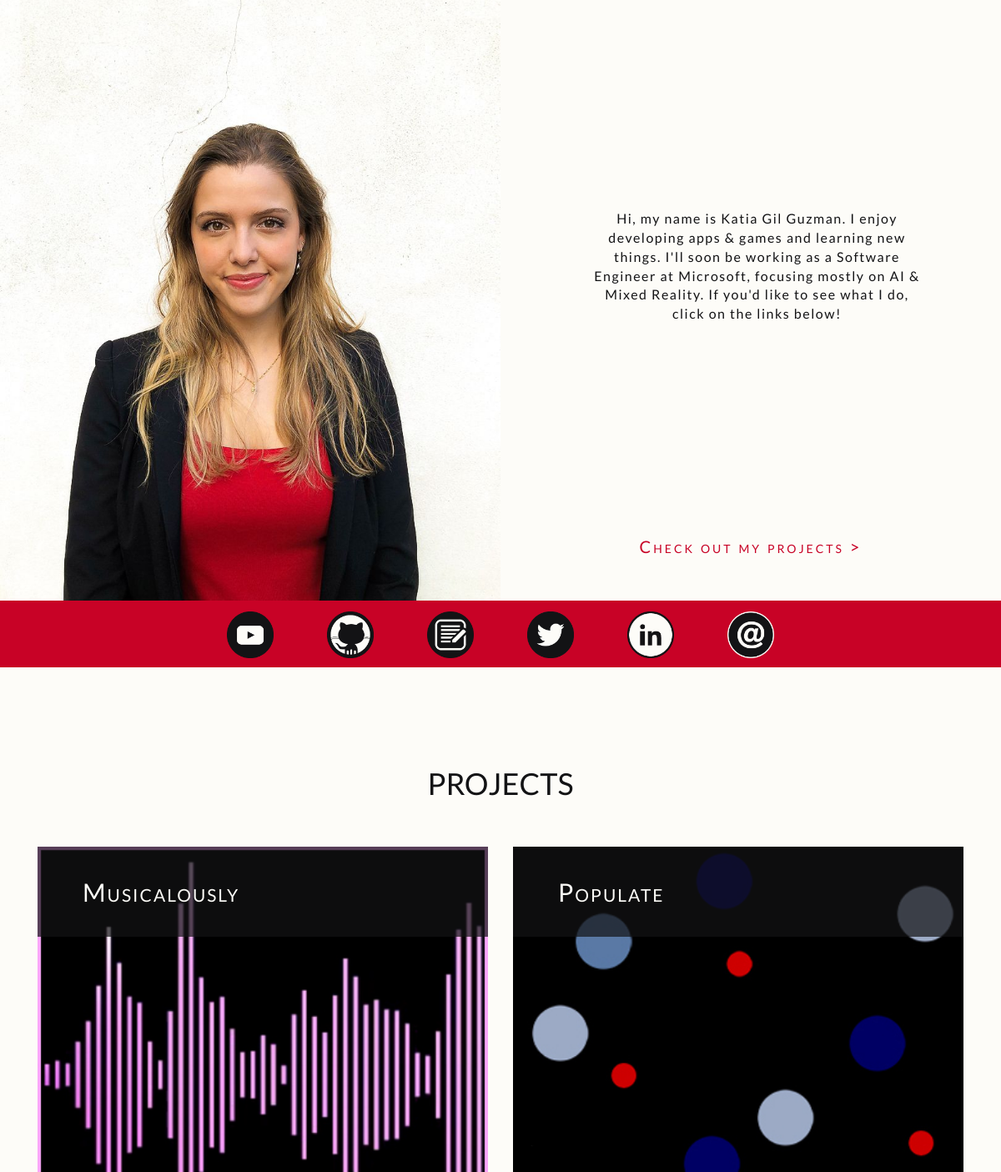
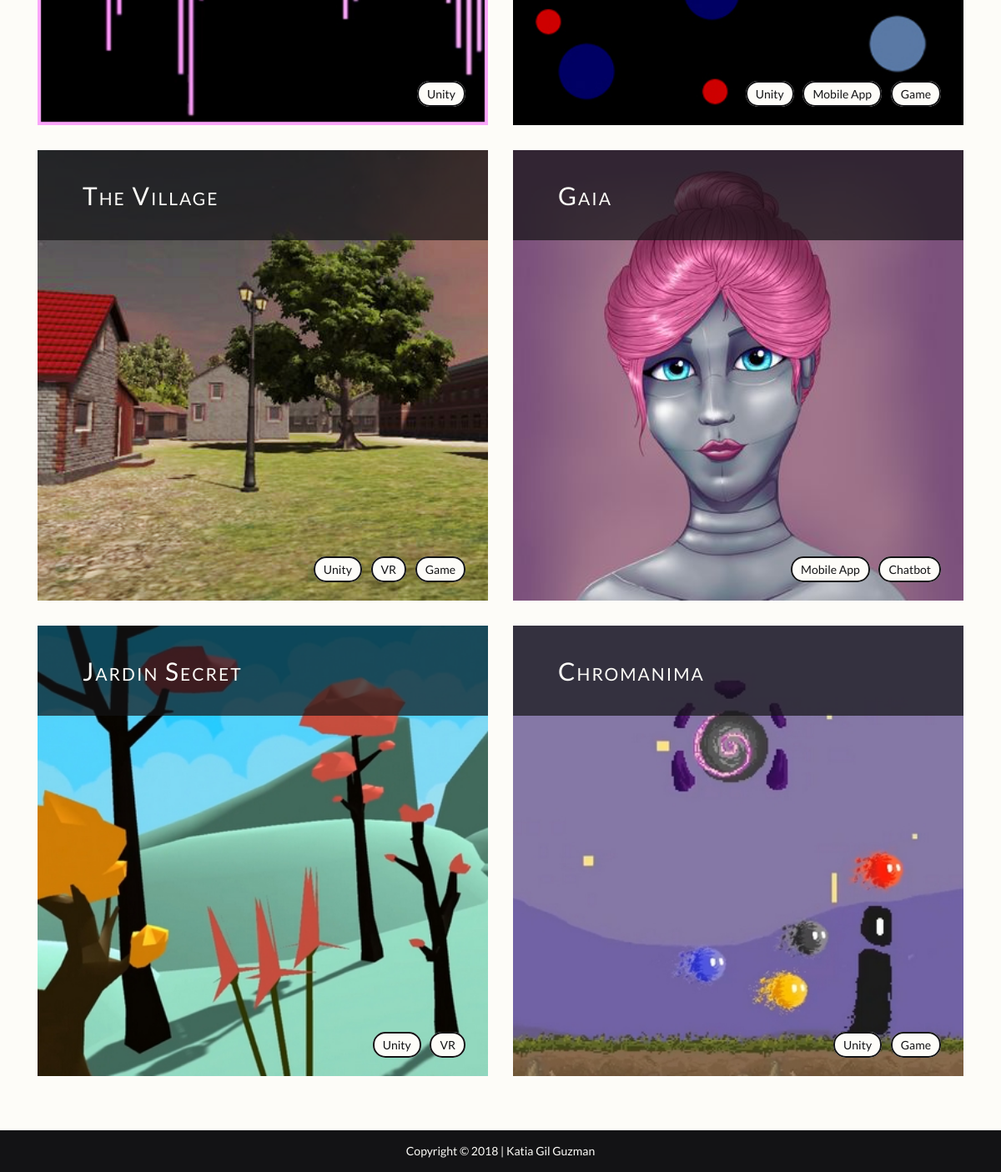
The page / on the database its author committed (2 pictures, top to bottom).
### tables this page shows
CREATE TABLE IF NOT EXISTS `newprojects` (
  `id` int(3) NOT NULL,
  `title` varchar(40) NOT NULL,
  `img` varchar(30) NOT NULL,
  `tags` text NOT NULL,
  `summary` text NOT NULL,
  `links` text NOT NULL,
  `description` text NOT NULL,
  `technologies` varchar(60) NOT NULL,
  `date` varchar(40) NOT NULL,
  PRIMARY KEY (`id`)
);

### php/projects.php (the view, shortened to what this page needs)
<section id="projects">
    <h1>PROJECTS</h1>
    <div id="projectsList" class="container">
      <div class="row" align="left">
        <?php
         $db = new PDO('mysql:host=localhost;dbname=katiagg;charset=utf8','root','');
         $req = $db->query("SELECT * FROM newprojects ORDER BY id DESC");
         while($result = $req->fetch()){
       ?>
        <div class="col-sm-6">
          <div class="project">
            <div class="overlayProject"></div>
              <div class="itemProject">
                <h3 class="titleProject"> <?php echo $result['title'];?> </h3>
              </div>
              <img src="img/projects/<?php echo $result['img'];?>" class="img-responsive imgProject"/>
              <div class="tagsProject"> <?php echo $result['tags'];?> </div>
            </div>
          </div>
        <?php
         }
         ?>
      </div>
    </div>
  </section>

### index.php (shortened to what this page needs)
<!DOCTYPE html>
<html>
<head>
  <link rel="stylesheet" href="css/bootstrap.css"/>
  <link rel="stylesheet" href="css/style.css">
</head>
<body align="center">
  <header>
    <div class="row">
    <div id="photo" class="col-md-6">
    </div>
    <div id="description" class="col-md-6">
      <p id="presentation" align="justify-center">
        Hi, my name is Katia Gil Guzman. I enjoy developing apps & games and learning new things.
        I'll soon be working as a Software Engineer at Microsoft, focusing mostly on AI & Mixed Reality.
        If you'd like to see what I do, click on the links below!
      </p>
      <a href="#projects" id="goToProjects">Check out my projects > </a>
    </div>
  </div>
  </header>
  <?php include "php/nav.php" ?>
  <?php include "php/projects.php" ?>
  <footer>
    Copyright © 2018 | Katia Gil Guzman
  </footer>
</body>
</html>

### php/nav.php
<nav class="row">
    <div class="col-xs-4 col-md-2">
      <a href="https://www.youtube.com/channel/UCSDRz0O4Ipit-kLqvLuBdbA" onclick="window.open(this.href); return false;">
        <img src="img/links/youtube.png" class="imgLink" alt="YouTube">
      </a>
    </div>
    <div class="col-xs-4 col-md-2">
      <a href="https://github.com/Kagigz" onclick="window.open(this.href); return false;">
        <img src="img/links/github.png" class="imgLink" alt="GitHub">
      </a>
    </div>
    <div class="col-xs-4 col-md-2">
      <a href="https://agirlintech.com/" onclick="window.open(this.href); return false;">
        <img src="img/links/blog.png" class="imgLink" alt="Blog">
      </a>
    </div>
    <div class="col-xs-4 col-md-2">
      <a href="https://twitter.com/kagigz" onclick="window.open(this.href); return false;">
        <img src="img/links/twitter.png" class="imgLink" alt="Twitter">
      </a>
    </div>
    <div class="col-xs-4 col-md-2">
      <a href="https://www.linkedin.com/in/katiagilguzman/" onclick="window.open(this.href); return false;">
        <img src="img/links/linkedin.png" class="imgLink" alt="LinkedIn">
      </a>
    </div>
    <div class="col-xs-4 col-md-2">
      <a href="mailto:k.giguz@gmail.com" onclick="window.open(this.href); return false;">
        <img src="img/links/contact.png" class="imgLink" alt="Contact">
      </a>
    </div>
  </nav>

### css/style.css (style rules this page uses)
body { position:relative; font-family: "Lato",sans-serif; margin:0; background-color: #fdfcf8; color: #131315; }
.row { margin:0; }
footer { background-color:#131315; color:#fdfcf8; height:50px; line-height: 50px; }
#photo { height:90vh; background-image:url("../img/me/1.jpg"); background-size:cover; background-position: center; }
#description { height:90vh; position:relative; }
#presentation { position:absolute; margin:40vh 15%; transform:translate(0,-50%); font-size: 16px; letter-spacing: 1.5px; }
#goToProjects { position:absolute; bottom:50px; left:50%; transform:translate(-50%,0); text-decoration:none; color:#c80226; font-size: 20px; letter-spacing: 3px; font-variant: small-caps; }
nav { height:10vh; background-color:#c80226; padding: 0px 20%; line-height: 10vh; }
.imgLink { height:7vh; }
#projects { padding-top: 100px; background-color: #fdfcf8; }
#projectsList { padding-top:30px; padding-bottom: 50px; }
.project { color: #fdfcf8; margin: 15px 0px; position:relative; width:100%; }
.overlayProject { height:20%; width:100%; position:absolute; background-color: rgba(19,19,21,0.7); z-index:1; }
.itemProject { height:20%; width:100%; position:absolute; z-index:2; }
.imgProject { width:100%; }
.titleProject { font-variant: small-caps; font-size:30px; letter-spacing: 2px; position: absolute; margin:0; left:10%; top:50%; transform: translate(0,-50%); z-index:2; }
.tagsProject { position: absolute; right:5%; text-align:right; margin:0; bottom:5%; z-index: 2; }
.tag { background-color: #fdfcf8; color:#131315; border-radius:15px; border: 2px solid #131315; padding: 5px 10px; margin-left:8px; }

### rows shown on the page
newprojects: title "Musicalously", img (picture), tags "Unity"
newprojects: title "Populate", img (picture), tags "Unity Mobile App Game"
newprojects: title "The Village", img (picture), tags "Unity VR Game"
newprojects: title "Gaia", img (picture), tags "Mobile App Chatbot"
newprojects: title "Jardin Secret", img (picture), tags "Unity VR"
newprojects: title "Chromanima", img (picture), tags "Unity Game"
